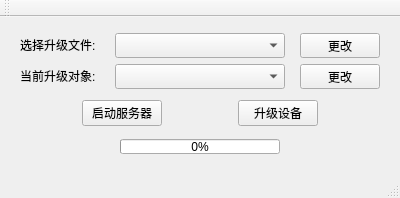
<?xml version="1.0" encoding="UTF-8"?>
<ui version="4.0">
 <class>iap_server</class>
 <widget class="QMainWindow" name="iap_server">
  <property name="geometry">
   <rect>
    <x>0</x>
    <y>0</y>
    <width>400</width>
    <height>198</height>
   </rect>
  </property>
  <property name="minimumSize">
   <size>
    <width>400</width>
    <height>198</height>
   </size>
  </property>
  <property name="maximumSize">
   <size>
    <width>400</width>
    <height>198</height>
   </size>
  </property>
  <property name="windowTitle">
   <string>iap_server</string>
  </property>
  <widget class="QWidget" name="centralWidget">
   <layout class="QHBoxLayout" name="horizontalLayout_5">
    <item>
     <layout class="QVBoxLayout" name="verticalLayout_2">
      <item>
       <layout class="QVBoxLayout" name="verticalLayout">
        <item>
         <layout class="QHBoxLayout" name="horizontalLayout_2">
          <item>
           <widget class="QLabel" name="label_3">
            <property name="minimumSize">
             <size>
              <width>80</width>
              <height>20</height>
             </size>
            </property>
            <property name="maximumSize">
             <size>
              <width>80</width>
              <height>20</height>
             </size>
            </property>
            <property name="text">
             <string>选择升级文件:</string>
            </property>
           </widget>
          </item>
          <item>
           <widget class="QComboBox" name="file_choose">
            <property name="minimumSize">
             <size>
              <width>170</width>
              <height>25</height>
             </size>
            </property>
            <property name="maximumSize">
             <size>
              <width>170</width>
              <height>25</height>
             </size>
            </property>
           </widget>
          </item>
          <item>
           <widget class="QPushButton" name="change_file">
            <property name="minimumSize">
             <size>
              <width>80</width>
              <height>25</height>
             </size>
            </property>
            <property name="maximumSize">
             <size>
              <width>80</width>
              <height>25</height>
             </size>
            </property>
            <property name="text">
             <string>更改</string>
            </property>
           </widget>
          </item>
         </layout>
        </item>
        <item>
         <layout class="QHBoxLayout" name="horizontalLayout">
          <item>
           <widget class="QLabel" name="label_2">
            <property name="minimumSize">
             <size>
              <width>80</width>
              <height>20</height>
             </size>
            </property>
            <property name="maximumSize">
             <size>
              <width>80</width>
              <height>20</height>
             </size>
            </property>
            <property name="text">
             <string>当前升级对象:</string>
            </property>
           </widget>
          </item>
          <item>
           <widget class="QComboBox" name="operat_device">
            <property name="minimumSize">
             <size>
              <width>170</width>
              <height>25</height>
             </size>
            </property>
            <property name="maximumSize">
             <size>
              <width>170</width>
              <height>25</height>
             </size>
            </property>
           </widget>
          </item>
          <item>
           <widget class="QPushButton" name="change_device">
            <property name="minimumSize">
             <size>
              <width>80</width>
              <height>25</height>
             </size>
            </property>
            <property name="maximumSize">
             <size>
              <width>80</width>
              <height>25</height>
             </size>
            </property>
            <property name="text">
             <string>更改</string>
            </property>
           </widget>
          </item>
         </layout>
        </item>
       </layout>
      </item>
      <item>
       <layout class="QHBoxLayout" name="horizontalLayout_4">
        <item>
         <spacer name="horizontalSpacer">
          <property name="orientation">
           <enum>Qt::Horizontal</enum>
          </property>
          <property name="sizeHint" stdset="0">
           <size>
            <width>40</width>
            <height>20</height>
           </size>
          </property>
         </spacer>
        </item>
        <item>
         <widget class="QPushButton" name="start_server">
          <property name="text">
           <string>启动服务器</string>
          </property>
         </widget>
        </item>
        <item>
         <spacer name="horizontalSpacer_5">
          <property name="orientation">
           <enum>Qt::Horizontal</enum>
          </property>
          <property name="sizeHint" stdset="0">
           <size>
            <width>40</width>
            <height>20</height>
           </size>
          </property>
         </spacer>
        </item>
        <item>
         <widget class="QPushButton" name="updata">
          <property name="text">
           <string>升级设备</string>
          </property>
         </widget>
        </item>
        <item>
         <spacer name="horizontalSpacer_2">
          <property name="orientation">
           <enum>Qt::Horizontal</enum>
          </property>
          <property name="sizeHint" stdset="0">
           <size>
            <width>40</width>
            <height>20</height>
           </size>
          </property>
         </spacer>
        </item>
       </layout>
      </item>
      <item>
       <layout class="QHBoxLayout" name="horizontalLayout_3">
        <item>
         <spacer name="horizontalSpacer_3">
          <property name="orientation">
           <enum>Qt::Horizontal</enum>
          </property>
          <property name="sizeHint" stdset="0">
           <size>
            <width>40</width>
            <height>20</height>
           </size>
          </property>
         </spacer>
        </item>
        <item>
         <widget class="QProgressBar" name="progressBar_download">
          <property name="minimumSize">
           <size>
            <width>160</width>
            <height>15</height>
           </size>
          </property>
          <property name="maximumSize">
           <size>
            <width>160</width>
            <height>15</height>
           </size>
          </property>
          <property name="value">
           <number>0</number>
          </property>
         </widget>
        </item>
        <item>
         <spacer name="horizontalSpacer_4">
          <property name="orientation">
           <enum>Qt::Horizontal</enum>
          </property>
          <property name="sizeHint" stdset="0">
           <size>
            <width>40</width>
            <height>20</height>
           </size>
          </property>
         </spacer>
        </item>
       </layout>
      </item>
     </layout>
    </item>
   </layout>
  </widget>
  <widget class="QMenuBar" name="menuBar">
   <property name="geometry">
    <rect>
     <x>0</x>
     <y>0</y>
     <width>400</width>
     <height>23</height>
    </rect>
   </property>
  </widget>
  <widget class="QToolBar" name="mainToolBar">
   <attribute name="toolBarArea">
    <enum>TopToolBarArea</enum>
   </attribute>
   <attribute name="toolBarBreak">
    <bool>false</bool>
   </attribute>
  </widget>
  <widget class="QStatusBar" name="statusBar"/>
 </widget>
 <layoutdefault spacing="6" margin="11"/>
 <resources/>
 <connections/>
</ui>
